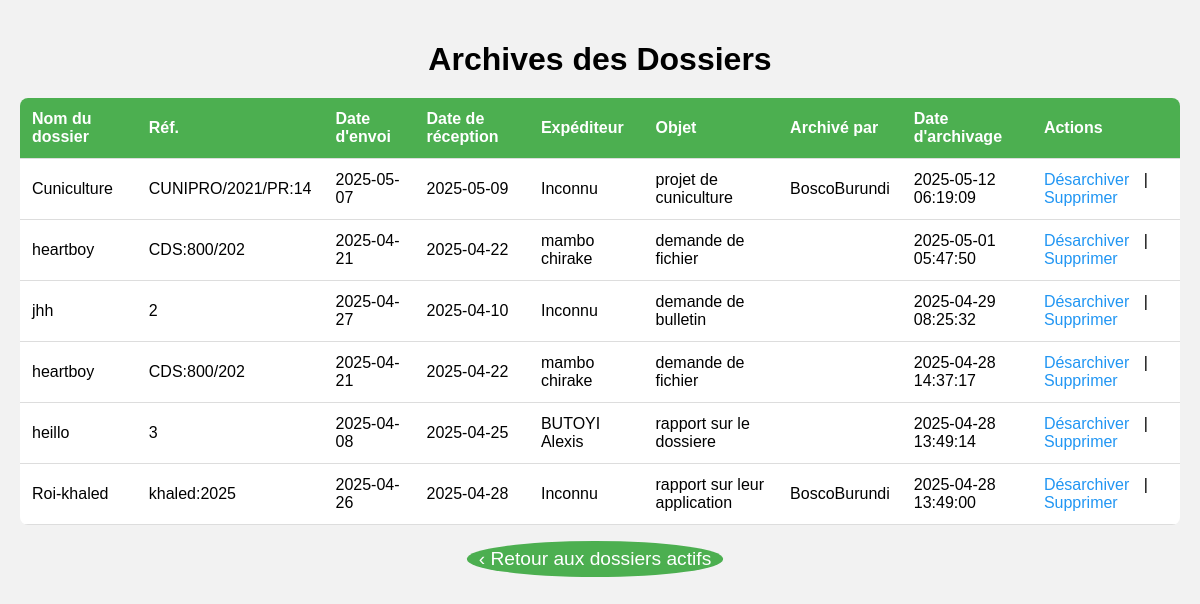
The page /Archivage/affichage_dossier.php (signed in) on the database its author committed.
### tables this page shows
CREATE TABLE `archivage_dossiers` (
  `id_dossier` int(11) NOT NULL,
  `nom` varchar(255) NOT NULL,
  `numero_reference` varchar(255) NOT NULL,
  `date_envoi` date NOT NULL,
  `date_reception` date NOT NULL,
  `id_destinateur` int(11) DEFAULT NULL,
  `objet` text DEFAULT NULL,
  `id_utilisateur` int(11) DEFAULT NULL,
  `archived_at` timestamp NOT NULL DEFAULT current_timestamp()
);

CREATE TABLE `utilisateurs` (
  `id_utilisateur` int(11) NOT NULL,
  `nom` varchar(255) NOT NULL,
  `prenom` varchar(255) NOT NULL,
  `telephone` varchar(20) NOT NULL,
  `email` varchar(255) NOT NULL,
  `username` varchar(50) NOT NULL,
  `password` varchar(255) NOT NULL,
  `role` varchar(50) NOT NULL,
  `created_at` timestamp NOT NULL DEFAULT current_timestamp()
);

CREATE TABLE `destinateurs` (
  `id_destinateur` int(11) NOT NULL,
  `nom_destinateur` varchar(255) NOT NULL,
  `adresse` varchar(25) DEFAULT NULL,
  `telephone` int(11) DEFAULT NULL,
  `date` date DEFAULT NULL
);

### Archivage/affichage_dossier.php (the view, shortened to what this page needs)
<?php
require_once __DIR__ . '/../connexion.php';
$stmt = $conn->query("
    SELECT
      a.id_dossier,
      a.nom,
      a.numero_reference,
      a.date_envoi,
      a.date_reception,
      de.nom_destinateur,
      a.objet,
      u.username AS archive_par,
      a.archived_at
    FROM archivage_dossiers a
    LEFT JOIN destinateurs de ON a.id_destinateur = de.id_destinateur
    LEFT JOIN utilisateurs u  ON a.id_utilisateur = u.id_utilisateur
    ORDER BY a.archived_at DESC
");
?>
<!DOCTYPE html>
<html lang="fr">
<head>
  <link rel="stylesheet" href="../style/dossier.css">
</head>
<body>
  <div class="container">
    <h1>Archives des Dossiers</h1>
    <table>
      <thead>
        <tr>
          <th>Nom du dossier</th>
          <th>Réf.</th>
          <th>Date d'envoi</th>
          <th>Date de réception</th>
          <th>Expéditeur</th>
          <th>Objet</th>
          <th>Archivé par</th>
          <th>Date d'archivage</th>
          <th>Actions</th>
        </tr>
      </thead>
      <tbody>
        <?php if($stmt->rowCount()): ?>
          <?php while ($row = $stmt->fetch(PDO::FETCH_ASSOC)): ?>
            <tr>
              <td data-label="Nom"><?php echo htmlspecialchars($row['nom']); ?></td>
              <td data-label="Réf"><?php echo htmlspecialchars($row['numero_reference']); ?></td>
              <td data-label="Envoi"><?php echo htmlspecialchars($row['date_envoi']); ?></td>
              <td data-label="Réception"><?php echo htmlspecialchars($row['date_reception']); ?></td>
              <td data-label="Expéditeur"><?php echo htmlspecialchars($row['nom_destinateur'] ?? 'Inconnu'); ?></td>
              <td data-label="Objet"><?php echo htmlspecialchars($row['objet']); ?></td>
              <td data-label="Archivé par"><?php echo htmlspecialchars($row['archive_par']); ?></td>
              <td data-label="Archivage"><?php echo htmlspecialchars($row['archived_at']); ?></td>
              <td data-label="Actions">
                <a href="desarchiver_dossier.php?desarchiver=<?php echo $row['id_dossier']; ?>">Désarchiver</a> |
                <a href="#" onclick="confirmerSuppression(<?php echo $row['id_dossier']; ?>)">Supprimer</a>
              </td>
            </tr>
          <?php endwhile; ?>
        <?php else: ?>
          <tr><td colspan="9">Aucun dossier archivé.</td></tr>
        <?php endif; ?>
      </tbody>
    </table>
    <p><a href="../dossier.php" class="plus-button">‹ Retour aux dossiers actifs</a></p>
  </div>
</body>
</html>

### style/dossier.css (style rules this page uses)
body { font-family: Arial, sans-serif; background-color: #f2f2f2; margin: 0; padding: 0; }
.container { max-width: 100%; padding: 20px; box-sizing: border-box; }
h1 { text-align: center; margin-bottom: 20px; }
p { color:#0d278f; text-align: center; }
table { width: 100%; border-collapse: collapse; background-color: #ffffff; border-radius: 8px; overflow: hidden; }
thead { background-color: #4CAF50; color: white; }
th, td { text-align: left; padding: 12px; border-bottom: 1px solid #ddd; }
a { color: #2196F3; text-decoration: none; margin-right: 10px; }
.plus-button { display: inline-block; padding: 8px 12px; background-color: #4CAF50; color: white; border-radius: 50%; text-align: center; font-size: 1.2em; line-height: 1; text-decoration: none; transition: background-color 0.3s ease; }

### rows shown on the page
archivage_dossiers: nom "Cuniculture", numero_reference "CUNIPRO/2021/PR:14", date_envoi "2025-05-07", date_reception "2025-05-09", nom_destinateur "Inconnu", objet "projet de cuniculture", id_utilisateur.username "BoscoBurundi", archived_at "2025-05-12 06:19:09"
archivage_dossiers: nom "heartboy", numero_reference "CDS:800/202", date_envoi "2025-04-21", date_reception "2025-04-22", id_destinateur.nom_destinateur "mambo chirake", objet "demande de fichier", archived_at "2025-05-01 05:47:50"
archivage_dossiers: nom "jhh", numero_reference "2", date_envoi "2025-04-27", date_reception "2025-04-10", nom_destinateur "Inconnu", objet "demande de bulletin", archived_at "2025-04-29 08:25:32"
archivage_dossiers: nom "heartboy", numero_reference "CDS:800/202", date_envoi "2025-04-21", date_reception "2025-04-22", id_destinateur.nom_destinateur "mambo chirake", objet "demande de fichier", archived_at "2025-04-28 14:37:17"
archivage_dossiers: nom "heillo", numero_reference "3", date_envoi "2025-04-08", date_reception "2025-04-25", id_destinateur.nom_destinateur "BUTOYI Alexis", objet "rapport sur le dossiere", archived_at "2025-04-28 13:49:14"
archivage_dossiers: nom "Roi-khaled", numero_reference "khaled:2025", date_envoi "2025-04-26", date_reception "2025-04-28", nom_destinateur "Inconnu", objet "rapport sur leur application", id_utilisateur.username "BoscoBurundi", archived_at "2025-04-28 13:49:00"
